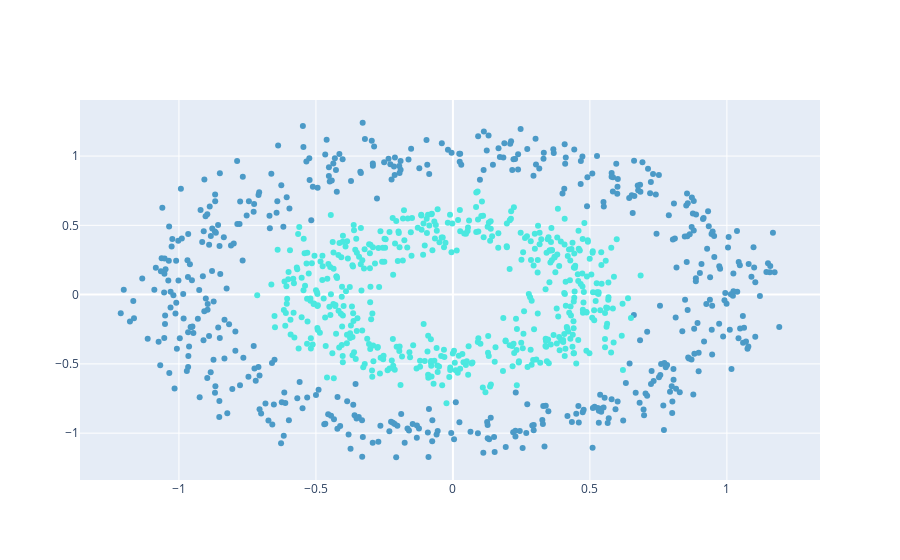

Notebook source saved alongside this figure:
### Markdown cell above
* Visualize the data

### Code cell
from plotly import graph_objects as go
color_chart = ["#4B9AC7", "#4BE8E0", "#9DD4F3", "#97FBF6", "#2A7FAF", "#23B1AB", "#0E3449", "#015955"]

fig = go.Figure(data=[
                      go.Scatter(
                          x = x[:,0],
                          y = x[:,1],
                          mode = "markers",
                          marker = dict(
                              color=y,
                              colorscale=color_chart[0:2]
                          ),
                      )
])

fig.show()

### Figure 1 — Plotly figure (JSON) as saved in the notebook; plotly's stock layout.template omitted (floating-point values rounded to 4 significant figures; data arrays with more than 128 entries replaced by an {"elided": "..."} marker saying what was removed)
{"data": [{"marker": {"color": {"elided": "1000 int values"}, "colorscale": [[0, "#4B9AC7"], [1, "#4BE8E0"]]}, "mode": "markers", "type": "scatter", "x": {"elided": "1000 float values"}, "y": {"elided": "1000 float values"}}], "layout": {}}
